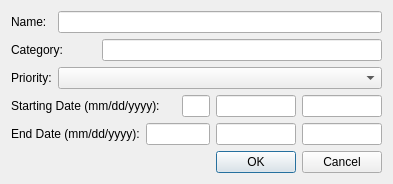
<?xml version="1.0" encoding="UTF-8"?>
<ui version="4.0">
 <class>editDialog</class>
 <widget class="QDialog" name="editDialog">
  <property name="geometry">
   <rect>
    <x>0</x>
    <y>0</y>
    <width>393</width>
    <height>171</height>
   </rect>
  </property>
  <property name="windowTitle">
   <string>Dialog</string>
  </property>
  <layout class="QGridLayout" name="gridLayout">
   <item row="0" column="1" colspan="6">
    <widget class="QLineEdit" name="lineEdit">
     <property name="whatsThis">
      <string>&lt;html&gt;&lt;head/&gt;&lt;body&gt;&lt;p&gt;Enter task name&lt;/p&gt;&lt;/body&gt;&lt;/html&gt;</string>
     </property>
    </widget>
   </item>
   <item row="2" column="0">
    <widget class="QLabel" name="label_3">
     <property name="text">
      <string>Priority:</string>
     </property>
    </widget>
   </item>
   <item row="2" column="1" colspan="6">
    <widget class="QComboBox" name="comboBox">
     <property name="whatsThis">
      <string>&lt;html&gt;&lt;head/&gt;&lt;body&gt;&lt;p&gt;Select priority level&lt;/p&gt;&lt;/body&gt;&lt;/html&gt;</string>
     </property>
    </widget>
   </item>
   <item row="4" column="5">
    <widget class="QLineEdit" name="lineEdit_8">
     <property name="whatsThis">
      <string>&lt;html&gt;&lt;head/&gt;&lt;body&gt;&lt;p&gt;Enter the end date's month&lt;/p&gt;&lt;/body&gt;&lt;/html&gt;</string>
     </property>
    </widget>
   </item>
   <item row="3" column="0" colspan="4">
    <widget class="QLabel" name="label_4">
     <property name="text">
      <string>Starting Date (mm/dd/yyyy):</string>
     </property>
    </widget>
   </item>
   <item row="1" column="0" colspan="2">
    <widget class="QLabel" name="label_2">
     <property name="text">
      <string>Category:</string>
     </property>
    </widget>
   </item>
   <item row="4" column="3" colspan="2">
    <widget class="QLineEdit" name="lineEdit_7">
     <property name="whatsThis">
      <string>&lt;html&gt;&lt;head/&gt;&lt;body&gt;&lt;p&gt;Enter the end date's month&lt;/p&gt;&lt;/body&gt;&lt;/html&gt;</string>
     </property>
    </widget>
   </item>
   <item row="4" column="6">
    <widget class="QLineEdit" name="lineEdit_9">
     <property name="whatsThis">
      <string>&lt;html&gt;&lt;head/&gt;&lt;body&gt;&lt;p&gt;Enter the end date's year&lt;/p&gt;&lt;/body&gt;&lt;/html&gt;</string>
     </property>
    </widget>
   </item>
   <item row="5" column="5" colspan="2">
    <widget class="QDialogButtonBox" name="buttonBox">
     <property name="orientation">
      <enum>Qt::Horizontal</enum>
     </property>
     <property name="standardButtons">
      <set>QDialogButtonBox::Cancel|QDialogButtonBox::Ok</set>
     </property>
    </widget>
   </item>
   <item row="1" column="2" colspan="5">
    <widget class="QLineEdit" name="lineEdit_2">
     <property name="whatsThis">
      <string>&lt;html&gt;&lt;head/&gt;&lt;body&gt;&lt;p&gt;Enter category name&lt;/p&gt;&lt;/body&gt;&lt;/html&gt;</string>
     </property>
    </widget>
   </item>
   <item row="3" column="6">
    <widget class="QLineEdit" name="lineEdit_6">
     <property name="whatsThis">
      <string>&lt;html&gt;&lt;head/&gt;&lt;body&gt;&lt;p&gt;Enter the start date's year&lt;/p&gt;&lt;/body&gt;&lt;/html&gt;</string>
     </property>
    </widget>
   </item>
   <item row="0" column="0">
    <widget class="QLabel" name="label">
     <property name="text">
      <string>Name:</string>
     </property>
    </widget>
   </item>
   <item row="3" column="4">
    <widget class="QLineEdit" name="lineEdit_4">
     <property name="whatsThis">
      <string>&lt;html&gt;&lt;head/&gt;&lt;body&gt;&lt;p&gt;Enter the start date's month&lt;/p&gt;&lt;/body&gt;&lt;/html&gt;</string>
     </property>
    </widget>
   </item>
   <item row="4" column="0" colspan="3">
    <widget class="QLabel" name="label_5">
     <property name="text">
      <string>End Date (mm/dd/yyyy):</string>
     </property>
    </widget>
   </item>
   <item row="3" column="5">
    <widget class="QLineEdit" name="lineEdit_5">
     <property name="whatsThis">
      <string>&lt;html&gt;&lt;head/&gt;&lt;body&gt;&lt;p&gt;Enter the start date's day&lt;/p&gt;&lt;/body&gt;&lt;/html&gt;</string>
     </property>
    </widget>
   </item>
  </layout>
  <zorder>label</zorder>
  <zorder>label_3</zorder>
  <zorder>label_2</zorder>
  <zorder>label_5</zorder>
  <zorder>label_4</zorder>
  <zorder>buttonBox</zorder>
  <zorder>lineEdit_4</zorder>
  <zorder>lineEdit_5</zorder>
  <zorder>lineEdit_6</zorder>
  <zorder>lineEdit_7</zorder>
  <zorder>lineEdit_8</zorder>
  <zorder>lineEdit_9</zorder>
  <zorder>lineEdit_2</zorder>
  <zorder>comboBox</zorder>
  <zorder>lineEdit</zorder>
 </widget>
 <tabstops>
  <tabstop>lineEdit</tabstop>
  <tabstop>lineEdit_2</tabstop>
  <tabstop>comboBox</tabstop>
  <tabstop>lineEdit_4</tabstop>
  <tabstop>lineEdit_5</tabstop>
  <tabstop>lineEdit_6</tabstop>
  <tabstop>lineEdit_7</tabstop>
  <tabstop>lineEdit_8</tabstop>
  <tabstop>lineEdit_9</tabstop>
 </tabstops>
 <resources/>
 <connections>
  <connection>
   <sender>buttonBox</sender>
   <signal>accepted()</signal>
   <receiver>editDialog</receiver>
   <slot>accept()</slot>
   <hints>
    <hint type="sourcelabel">
     <x>383</x>
     <y>161</y>
    </hint>
    <hint type="destinationlabel">
     <x>157</x>
     <y>170</y>
    </hint>
   </hints>
  </connection>
  <connection>
   <sender>buttonBox</sender>
   <signal>rejected()</signal>
   <receiver>editDialog</receiver>
   <slot>reject()</slot>
   <hints>
    <hint type="sourcelabel">
     <x>291</x>
     <y>146</y>
    </hint>
    <hint type="destinationlabel">
     <x>286</x>
     <y>170</y>
    </hint>
   </hints>
  </connection>
 </connections>
</ui>
